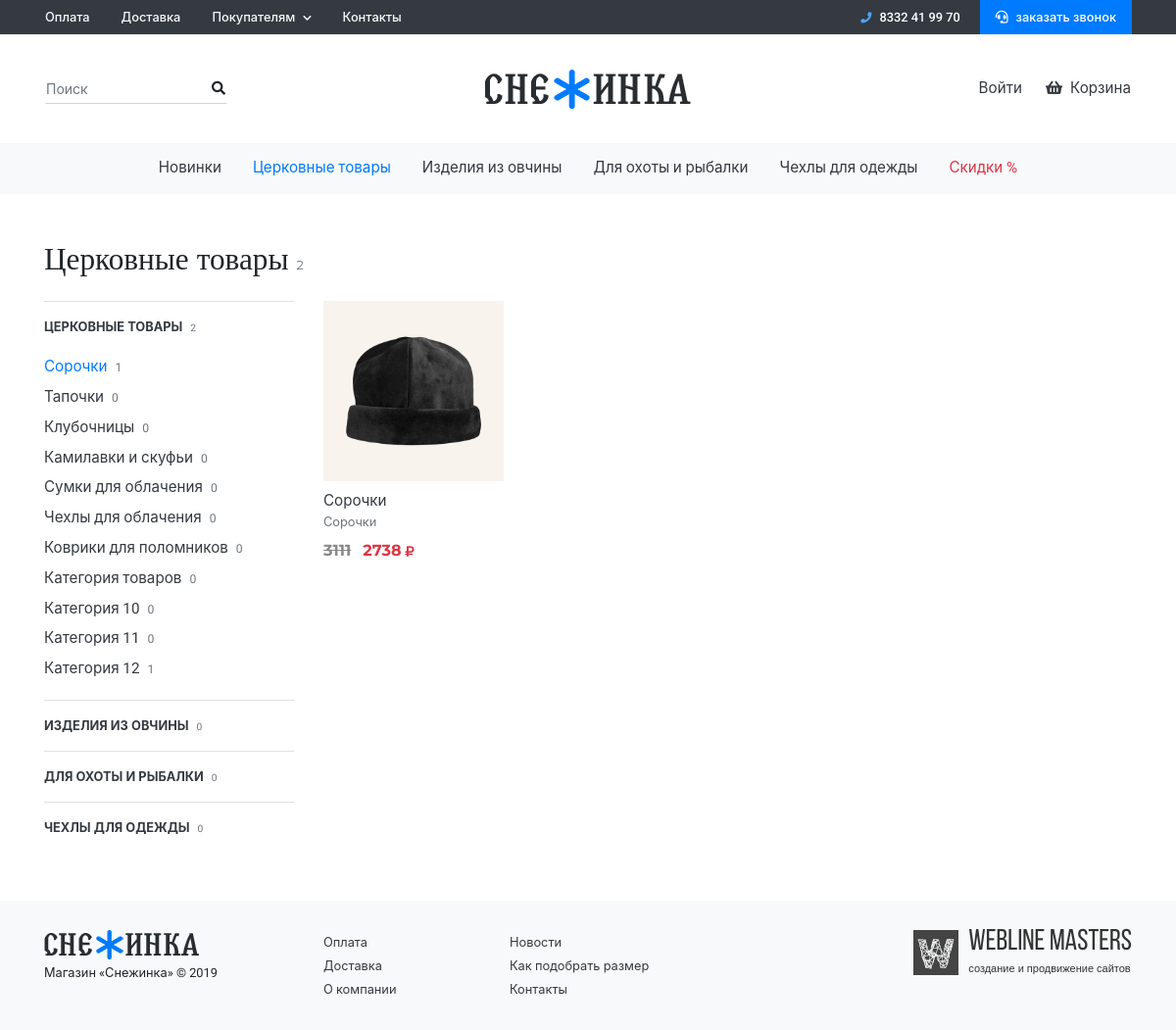
/catalog/products/tserkovnye-tovary/sorochki/all/, run on an earlier commit of the app's database.
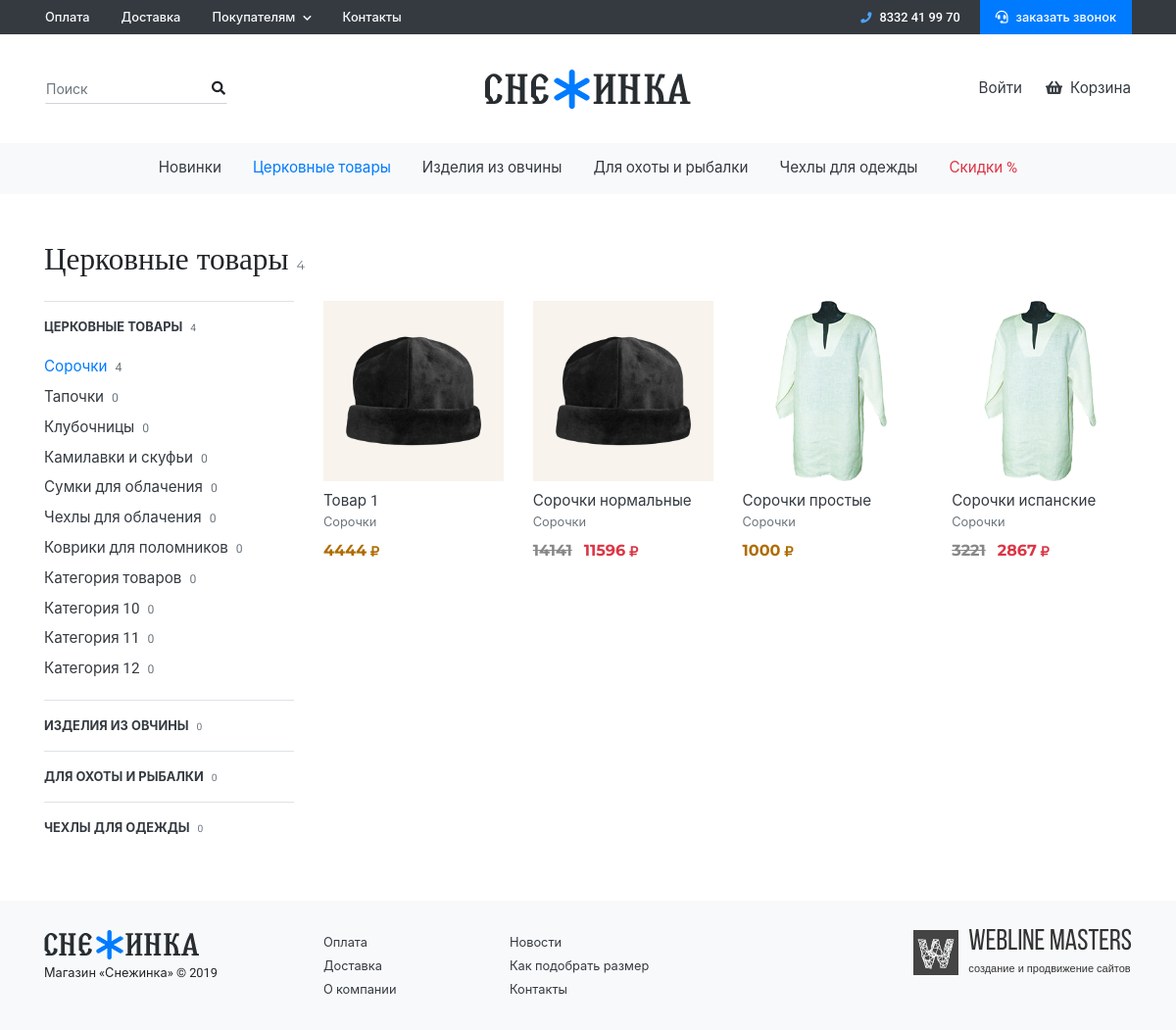
And on a later commit of the database.
### landing/models.py (models this page shows)
class ExtendedFlatPage(FlatPage):
    my_order = models.PositiveIntegerField(default=0, blank=False, null=False, verbose_name='Сортировка')
    seo_title = models.CharField(max_length=250, verbose_name='Title', null=True, blank=True)
    desc = models.CharField(max_length=250, verbose_name='Description', null=True, blank=True)
    keywords = models.CharField(max_length=250, verbose_name='Keywords', null=True, blank=True)
    class Meta:
        verbose_name = 'Простая страница'
        verbose_name_plural = 'Простые страницы'
        ordering = ['my_order']

### products/models.py (models this page shows, shortened)
class ProductType(models.Model):
    name = models.CharField(max_length=250, verbose_name='Название', unique=True)
    slug = models.SlugField(max_length=250, verbose_name='Slug', unique=True, help_text='Заполнится при сохранении')
    seo_title = models.CharField(max_length=250, verbose_name='Title', null=True, blank=True)
    desc = models.CharField(max_length=250, verbose_name='Description', null=True, blank=True)
    keywords = models.CharField(max_length=250, verbose_name='Keywords', null=True, blank=True)
    def get_absolute_url(self):
        return reverse('product_type', args=[self.slug])
    class Meta:
        verbose_name = 'Тип товаров'
        verbose_name_plural = 'Типы товаров'

class Product(models.Model):
    product_type = models.ForeignKey(ProductType, on_delete=models.CASCADE, verbose_name='Тип товара', related_name='products')
    category = ChainedForeignKey(Category, chained_field='product_type', chained_model_field='product_type', show_all=False, auto_choose=True, sort=True, verbose_name='Категория', related_name='products')
    subcategory = ChainedForeignKey(SubCategory, chained_field='category', chained_model_field='category', show_all=False, auto_choose=True, sort=True, verbose_name='Подкатегория', related_name='products', null=True, blank=True)
    name = models.CharField(max_length=250, verbose_name='Название')
    price_without_sale = models.PositiveIntegerField(default=0, verbose_name='Цена без скидки')
    materials = models.CharField(max_length=250, verbose_name='Материалы', default='', help_text='Пример: Кожа, Хлопок')
    sizes = models.CharField(max_length=250, verbose_name='Размеры', default='', help_text='Пример: 43, 44')
    color = models.CharField(max_length=50, verbose_name='Цвет')
    features = models.CharField(max_length=250, verbose_name='Особенности')
    vendor_code = models.CharField(max_length=50, verbose_name='Артикул')
    description = models.TextField(verbose_name='Описание')
    is_active = models.BooleanField(default=True, verbose_name='Активно')
    slug = models.SlugField(max_length=250, verbose_name='Slug', unique=True, help_text='Заполнится при сохранении')
    seo_title = models.CharField(max_length=250, verbose_name='Title', null=True, blank=True)
    desc = models.CharField(max_length=250, verbose_name='Description', null=True, blank=True)
    keywords = models.CharField(max_length=250, verbose_name='Keywords', null=True, blank=True)
    def get_main_image(self):
        return self.images.get(is_main=True)
    def get_absolute_url(self):
        if self.subcategory:
            subcategory = self.subcategory
        else:
            subcategory = 'all'
        return reverse('product_detail', args=[self.product_type.slug, self.category.slug, subcategory, self.slug])
    class Meta:
        verbose_name = 'Товар'
        verbose_name_plural = 'Товары'

class Category(models.Model):
    product_type = models.ForeignKey(ProductType, on_delete=models.CASCADE, verbose_name='Тип товара', related_name='categories')
    name = models.CharField(max_length=250, verbose_name='Название', unique=True)
    def get_picture_url(self, filename):
        ext = filename.split('.')[-1]
        filename = '%s.%s' % (self.id, ext)
        return 'images/categories/%s' % filename
    image = models.ImageField(upload_to=get_picture_url, verbose_name='Изображение')
    slug = models.SlugField(max_length=250, verbose_name='Slug', unique=True, help_text='Заполнится при сохранении')
    seo_title = models.CharField(max_length=250, verbose_name='Title', null=True, blank=True)
    desc = models.CharField(max_length=250, verbose_name='Description', null=True, blank=True)
    keywords = models.CharField(max_length=250, verbose_name='Keywords', null=True, blank=True)
    def get_absolute_url(self):
        return reverse('category', args=[self.product_type.slug, self.slug])
    def get_cat_absolute_url(self):
        return reverse('products', args=[self.product_type.slug, self.slug, 'all'])
    class Meta:
        verbose_name = 'Категория'
        verbose_name_plural = 'Категории'

class Offer(models.Model):
    product = models.ForeignKey(Product, on_delete=models.CASCADE, verbose_name='Товар', related_name='offers')
    material = models.CharField(max_length=250, verbose_name='Материал')
    size = models.CharField(max_length=250, verbose_name='Размер')
    price_without_sale = models.PositiveIntegerField(default=0, verbose_name='Цена без скидки')
    sale = models.PositiveIntegerField(default=0, verbose_name='Скидка')
    price = models.PositiveIntegerField(default=0, verbose_name='Цена со скидкой', help_text='Заполнится при сохранении')
    stock = models.PositiveIntegerField(default=0, verbose_name='На складе')
    purchased = models.PositiveIntegerField(default=0, verbose_name='Куплено')
    class Meta:
        verbose_name = 'Вариант товаров'
        verbose_name_plural = 'Варианты товаров'
        unique_together = ('size', 'material', 'product')

class Image(models.Model):
    product = models.ForeignKey(Product, on_delete=models.CASCADE, verbose_name='Товар', related_name='images')
    def get_picture_url(self, filename):
        ext = filename.split('.')[-1]
        filename = '%s.%s' % (self.id, ext)
        return 'images/products/%s' % filename
    image = models.ImageField(upload_to=get_picture_url, verbose_name='Изображение')
    is_main = models.BooleanField(default=False, verbose_name='Главное изображение')
    class Meta:
        verbose_name = 'Изображение'
        verbose_name_plural = 'Изображения'

### products/views.py (the view)
# urls.py: path('products/<product_type_slug>/<category_slug>/<subcategory_slug>/', views.ProductsView.as_view(), name='products'),
class ProductsView(View):
    def get(self, request, product_type_slug, category_slug, subcategory_slug):
        product_type = get_object_or_404(ProductType, slug=product_type_slug)
        category = get_object_or_404(Category, slug=category_slug, product_type=product_type)
        if category.subcategories.all():
            subcategory = SubCategory.objects.get(slug=subcategory_slug, category=category)
            products = Product.objects.filter(is_active=True, subcategory=subcategory)
        else:
            subcategory = category
            products = Product.objects.filter(is_active=True, category=category)
        offers = []
        for product in products:
            offers.append(min((item for item in product.offers.all()), key=lambda x:x.price))
        context = {
            'category': category,
            'product_type': product_type,
            'subcategory': subcategory,
            'offers': offers,
        }
        return render(request, 'products/products.html', context)

### feedback/forms.py
class CallBackForm(forms.ModelForm):
    class Meta:
        model = CallBack
        fields = ('phone',)
        widgets = {
            'phone': forms.TextInput(attrs={'class': 'form-control', 'placeholder': "+7 *** *** ** **", 'id': "CallBackModalPhone"}),
        }

### contacts/models.py (called while the page is built)
    def __str__(self):
        return '%s' % self.phone

### landing/context_processors.py (called while the page is built)
def header_info(request):
    points = ExtendedFlatPage.objects.all()
    if len(points) > 2:
        main_points = points[:2]
        drop_points = points[2:]
    elif len(points) <= 0:
        drop_points = []
        main_points = []
    else:
        drop_points = []
        main_points = points
    phone = Phone.objects.first()
    callback_form = CallBackForm()
    product_types = ProductType.objects.all()
    context = {
        'main_points': main_points,
        'drop_points': drop_points,
        'phone': phone,
        'callback_form': callback_form,
        'product_types': product_types,
    }
    return context

### orders/cart.py (called while the page is built)
    def __len__(self):
        return sum(int(item['quantity']) for item in self.cart.values())

### products/models.py (called while the page is built)
    def get_absolute_url(self):
        return reverse('products', args=[self.category.product_type.slug, self.category.slug, self.slug])

### templates/products/products.html (shortened to what this page needs)
{% extends 'base.html' %}
{% load imagefit %}
{% block content %}
<div class="container">
    <h1 class="h2 m-0 mb-4 font-weight-normal">{{ product_type.name }}<small class="text-muted ml-2">{{ product_type.products.all|length }}</small></h1>
    <div class="row">
        <div class="col-xl-3 col-lg-3 d-none d-lg-block">
            <div class="catalogue-menu mb-5">
                {% for item in product_types %}
                    <div class="catalogue-menu-group border-top">
                        <a href="{{ item.get_absolute_url }}" class="font-weight-bolder text-uppercase small text-dark d-block py-3">{{ item.name }}<small class="text-muted ml-2">{{ item.products.all|length }}</small></a>
                        {% if item == product_type %}
                            <ul class="list-unstyled">
                                {% for category_item in product_type.categories.all %}
                                    <li>
                                        {% if category_item.subcategories.all %}
                                            <a href="{{ category_item.get_absolute_url }}" class="smaller text-dark d-block py-1 {% if category_item == category %}active{% endif %}">
                                                {{ category_item.name }}<small class="text-muted ml-2">{{ category_item.products.all|length }}</small></a>
                                        {% else %}
                                            <a href="{{ category_item.get_cat_absolute_url }}" class="smaller text-dark d-block py-1 {% if category_item == category %}active{% endif %}">{{ category_item.name }}<small class="text-muted ml-2">{{ category_item.products.all|length }}</small></a>
                                        {% endif %}
                                    </li>
                                {% endfor %}
                            </ul>
                        {% endif %}
                    </div>
                {% endfor %}
            </div>
        </div>
        <div class="col-xl-9 col-lg-9">
            <div class="row">
                {% for offer in offers %}
                    <div class="col-lg-3 col-md-3 col-sm-6 col-6">
                        <div class="product-item mb-5 cp">
                            <img src="{{ offer.product.get_main_image.image.url|resize:'product_list_resize' }}" class="w-100 product-item-img mb-2" alt="">
                            <div class="eq-h mb-2">
                                <a href="{{ offer.product.get_absolute_url }}" class="stretched-link text-dark smaller">{{ offer.product.name }}</a>
                                <span class="d-block small text-muted">{{ offer.product.category.name }}</span>
                            </div>
                            {% if offer.sale %}
                                <span class="font-2 mr-2"><del>{{ offer.price_without_sale }}</del></span>
                                <span class="font-2 text-danger">{{ offer.price }}<i class="fas fa-ruble-sign fa-xs ml-1"></i></span>
                            {% else %}
                                <span class="font-2 text-dark">{{ offer.price }}<i class="fas fa-ruble-sign fa-xs ml-1"></i></span>
                            {% endif %}
                        </div>
                    </div>
                {% endfor %}
            </div>
        </div>
    </div>
</div>
{% endblock content %}

### templates/__header.html (shortened to what the changed rows need)
{% load static %}
<div class="bg-dark">
    <div class="container d-lg-flex justify-content-between d-none pl-0">
        <ul class="nav">
            {% for item in main_points %}
                <li class="nav-item">
                    <a class="nav-link py-2 small font-weight-bold text-light
                              {% if item.url == request.path %}active{% endif %}"
                              href="{{ item.url }}">{{ item.title }}</a>
                </li>
            {% endfor %}
        </ul>
    </div>
</div>
<div class="bg-light d-none d-lg-block mb-5 sticky">
    <div class="container px-0 position-relative">
        <ul class="nav justify-content-center">
            {% for item in product_types %}
                <li class="nav-item dropdown dropdown-mega">
                    <a class="nav-link dropdown-toggle smaller text-dark {% if item == product_type %}active{% endif %}" href="{{ item.get_absolute_url }}">
                        {{ item.name }}
                    </a>
                </li>
            {% endfor %}
        </ul>
    </div>
</div>

What changed in the data, as far as the page shows it:
no longer on this page (row edited): Offer: product.get_main_image.image|resize (picture), product.name "Сорочки", product.category.name "Сорочки", price_without_sale "3111", price "2738"
computed for ProductType "Церковные товары": products.all|length "2" → "4"
changed through a linked row, Category "Сорочки": products.all|length "1" → "4"
computed for Category "Категория 12": products.all|length "1" → "0"
now on this page (row edited): Offer: product.get_main_image.image|resize (picture), product.name "Товар 1", product.category.name "Сорочки", price "4444"
now on this page (row edited): Offer: product.get_main_image.image|resize (picture), product.name "Сорочки нормальные", product.category.name "Сорочки", price_without_sale "14141", price "11596"
added Offer: product.get_main_image.image|resize (placeholder picture), product.name "Сорочки простые", product.category.name "Сорочки", price "1000"
added Offer: product.get_main_image.image|resize (picture), product.name "Сорочки испанские", product.category.name "Сорочки", price_without_sale "3221", price "2867"
